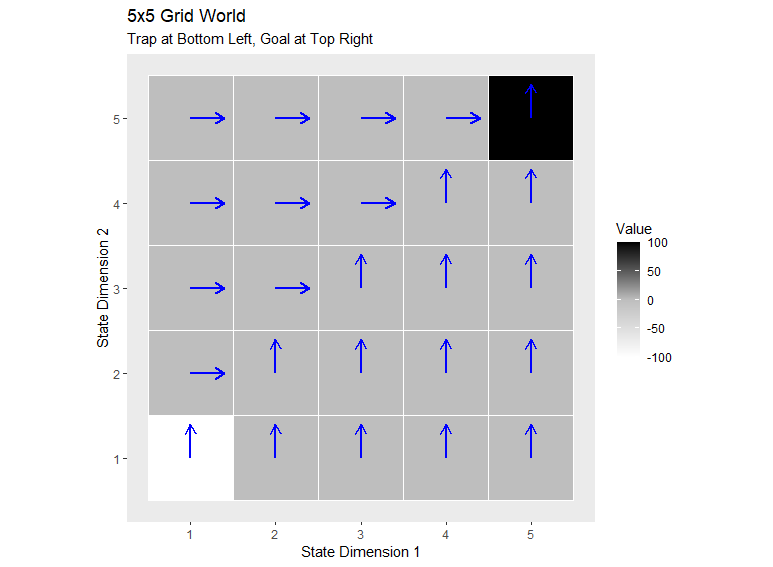

This figure's R source:
# Figure 3.3: Value Function and Q-Function Visualization
# Create a value function heat map for a simple MDP
library(dplyr)
library(ggplot2)

# Generate a simple state value function
states <- expand.grid(x = 1:5, y = 1:5)
states$state_idx <- 1:nrow(states)

# Define reward function: high in top right, low in bottom left, zero elsewhere
states$value <- with(states, {
  case_when(
    x == 5 & y == 5 ~ 100,    # Target: top right (high reward)
    x == 1 & y == 1 ~ -100,   # Trap: bottom left (penalty)
    TRUE ~ 0                   # All other states: zero reward
  )
})

# Plot the value function heatmap
fig_value_function <- ggplot(states, aes(x = x, y = y, fill = value)) +
  geom_tile(color = "white") +
  scale_fill_gradient2(low = "darkred", mid = "white", high = "darkgreen", 
                       midpoint = 0, name = "Value") +
  coord_fixed() +
  labs(title = "Figure 3.3(a): State Value Function",
       subtitle = "Target (green) in top right, Trap (red) in bottom left",
       x = "State Dimension 1", y = "State Dimension 2") +
  theme(panel.grid = element_blank())

# Q-function visualization (state-action values)
# Create actions: up, right, down, left
directions <- data.frame(
  action = c("up", "right", "down", "left"),
  dx = c(0, 1, 0, -1),
  dy = c(1, 0, -1, 0)
)

# Generate Q-values based on distance to target from next state
q_values <- states %>%
  merge(directions) %>%
  mutate(
    # Calculate next state position
    next_x = pmin(pmax(x + dx, 1), 5),  # Stay within bounds
    next_y = pmin(pmax(y + dy, 1), 5),
    
    # Calculate distance to target from next state
    distance_to_target = sqrt((5 - next_x)^2 + (5 - next_y)^2),
    
    # Q-value is negative distance (closer to target = higher Q-value)
    # Add bonus for actions that move toward target
    q_value = -distance_to_target * 10 + case_when(
      action == "right" & x < 5 ~ 5,   # Bonus for moving right when not at right edge
      action == "up" & y < 5 ~ 5,      # Bonus for moving up when not at top edge
      action == "left" ~ -20,           # Penalty for moving left (toward trap)
      action == "down" ~ -20,           # Penalty for moving down (toward trap)
      TRUE ~ 0
    )
  )

# Get best action for each state
best_actions <- q_values %>%
  group_by(x, y) %>%
  slice(which.max(q_value)) %>%
  ungroup()

# Create arrows for best actions
arrows_data <- best_actions %>%
  mutate(
    xend = x + 0.4 * dx,
    yend = y + 0.4 * dy
  )

# Plot Q-function with best actions
fig_q_function <- ggplot(states, aes(x = x, y = y)) +
  geom_tile(aes(fill = value), color = "white") +
  scale_fill_gradient2(low = "white", mid = "grey", high = "black", 
                       midpoint = 0, name = "Value") +
  geom_segment(data = arrows_data, 
               aes(xend = xend, yend = yend),
               arrow = arrow(length = unit(0.3, "cm")), 
               color = "blue", size = 1) +
  coord_fixed() +
  labs(title = "5x5 Grid World",
       subtitle = "Trap at Bottom Left, Goal at Top Right",
       x = "State Dimension 1", y = "State Dimension 2") +
  theme(panel.grid = element_blank())

# Display plots
print(fig_value_function)
print(fig_q_function)
